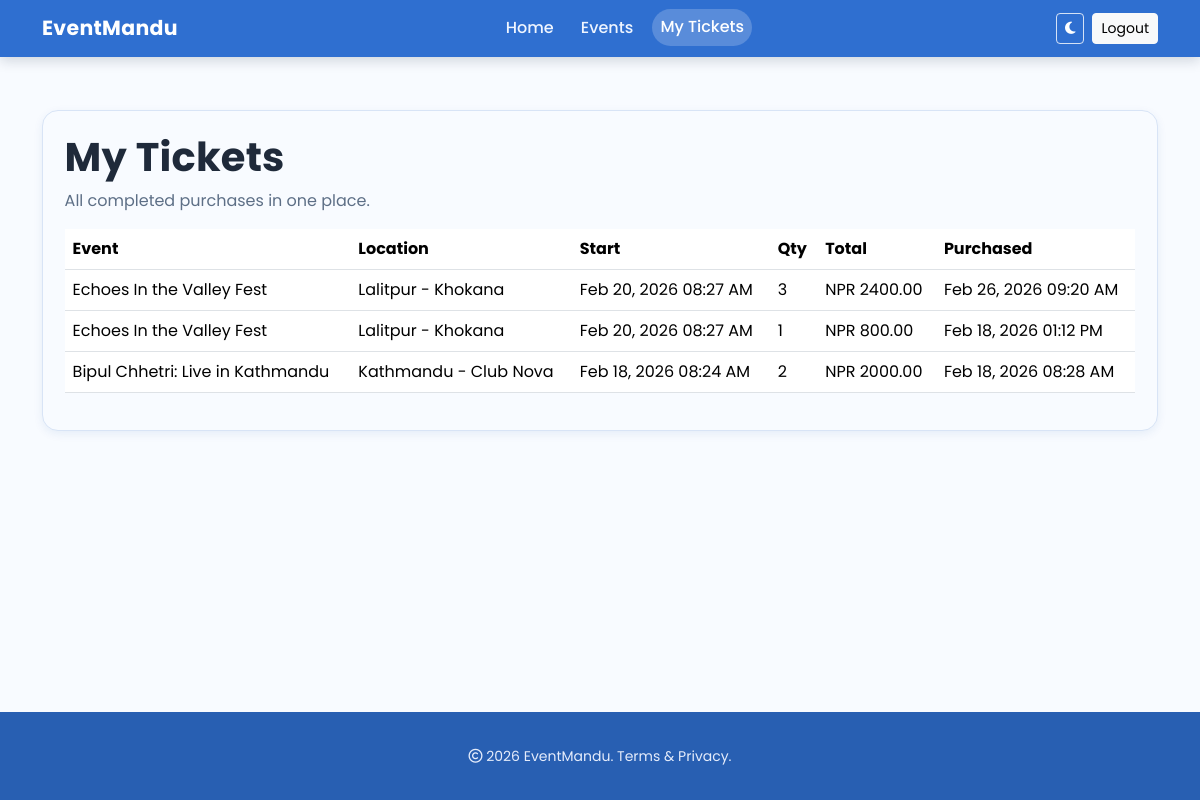
Screenshot of /tickets/ (signed in) with the database file from the repository.
### events/models.py (models this page shows, shortened)
class TicketPurchase(models.Model):
    STATUS_INITIATED = "initiated"
    STATUS_COMPLETED = "completed"
    STATUS_CANCELED = "canceled"
    STATUS_FAILED = "failed"
    STATUS_CHOICES = [
        (STATUS_INITIATED, "Initiated"),
        (STATUS_COMPLETED, "Completed"),
        (STATUS_CANCELED, "Canceled"),
        (STATUS_FAILED, "Failed"),
    ]
    user = models.ForeignKey("auth.User", on_delete=models.CASCADE, related_name="ticket_purchases")
    event = models.ForeignKey(Event, on_delete=models.CASCADE, related_name="ticket_purchases")
    quantity = models.PositiveIntegerField()
    total_amount = models.DecimalField(max_digits=10, decimal_places=2)
    status = models.CharField(max_length=20, choices=STATUS_CHOICES, default=STATUS_INITIATED)
    khalti_pidx = models.CharField(max_length=120, blank=True, null=True, db_index=True)
    khalti_txn_id = models.CharField(max_length=120, blank=True, null=True)
    purchase_order_id = models.CharField(max_length=120, unique=True)
    created_at = models.DateTimeField(auto_now_add=True)

class Event(models.Model):
    APPROVAL_PENDING = "pending"
    APPROVAL_APPROVED = "approved"
    APPROVAL_REJECTED = "rejected"
    APPROVAL_CHOICES = [
        (APPROVAL_PENDING, "Pending"),
        (APPROVAL_APPROVED, "Approved"),
        (APPROVAL_REJECTED, "Rejected"),
    ]
    title = models.CharField(max_length=200)
    description = models.TextField()
    organizer = models.ForeignKey(
        settings.AUTH_USER_MODEL,
        on_delete=models.SET_NULL,
        null=True,
        blank=True,
        related_name="organized_events",
    )
    venue = models.ForeignKey(Venue, on_delete=models.CASCADE)
    category = models.ForeignKey(Category, on_delete=models.CASCADE, null=True)
    start_date = models.DateTimeField()
    end_date = models.DateTimeField()
    price = models.DecimalField(max_digits=8, decimal_places=2)
    popularity = models.IntegerField(
        default=1,
        validators=[MinValueValidator(1), MaxValueValidator(5)],
    )  # 1-5 scale
    is_active = models.BooleanField(default=True)
    approval_status = models.CharField(
        max_length=20,
        choices=APPROVAL_CHOICES,
        default=APPROVAL_PENDING,
        db_index=True,
    )
    approved_by = models.ForeignKey(
        settings.AUTH_USER_MODEL,
        on_delete=models.SET_NULL,
        null=True,
        blank=True,
        related_name="approved_events",
    )
    approved_at = models.DateTimeField(null=True, blank=True)
    class Meta:
        constraints = [
            models.CheckConstraint(
                condition=models.Q(popularity__gte=1, popularity__lte=5),
                name="event_popularity_1_5",
            )
        ]

class Venue(models.Model):
    name = models.CharField(max_length=200)
    address = models.TextField()
    capacity = models.IntegerField()
    latitude = models.FloatField()
    longitude = models.FloatField()
    city = models.CharField(max_length=100)

### events/views.py (the view)
# urls.py: path('tickets/', views.tickets_view, name='tickets'),
@login_required
def tickets_view(request):
    tickets = (
        TicketPurchase.objects.filter(user=request.user, status=TicketPurchase.STATUS_COMPLETED)
        .select_related("event", "event__venue")
        .order_by("-created_at")
    )
    return render(request, "tickets.html", {"tickets": tickets})

### events/context_processors.py (called while the page is built)
def user_role(request):
    role = None
    if request.user.is_authenticated:
        role = get_user_role(request.user)
    return {"user_role": role}

### events/roles.py (called while the page is built)
def get_user_role(user):
    if not user.is_authenticated:
        return None
    if user.is_superuser:
        return UserRole.ROLE_ADMIN
    role_profile, _ = UserRole.objects.get_or_create(user=user)
    return role_profile.role

### templates/tickets.html (shortened to what this page needs)
{% load static %}
<!doctype html>
<html lang="en" data-bs-theme="light">
<head>
  <link href="https://cdn.jsdelivr.net/npm/bootstrap@5.3.2/dist/css/bootstrap.min.css" rel="stylesheet">
  <link rel="stylesheet" href="https://cdnjs.cloudflare.com/ajax/libs/font-awesome/6.5.2/css/all.min.css">
  <link rel="stylesheet" href="{% static 'css/style.css' %}?v=20260228a">
</head>
<body class="d-flex flex-column min-vh-100">
<nav class="navbar navbar-expand-lg fixed-top brand-nav navbar-dark">
  <div class="container">
    <a class="navbar-brand brand-name" href="{% url 'home' %}">EventMandu</a>
    <div class="collapse navbar-collapse" id="navbarNav">
      <ul class="navbar-nav mx-auto text-center">
        <li class="nav-item"><a class="nav-link" href="{% url 'home' %}">Home</a></li>
        <li class="nav-item"><a class="nav-link" href="{% url 'events' %}">Events</a></li>
        <li class="nav-item"><a class="nav-link {% if request.resolver_match.url_name == 'tickets' %}active{% endif %}" href="{% url 'tickets' %}">My Tickets</a></li>
      </ul>
      <div class="d-flex align-items-center gap-2 justify-content-center">
        <button class="btn btn-sm theme-toggle" id="themeToggle" type="button" aria-label="Toggle theme">
          <i class="fa-solid fa-moon"></i>
        </button>
        <a class="btn btn-sm btn-light" href="{% url 'logout' %}">Logout</a>
      </div>
    </div>
  </div>
</nav>
<main class="section-space pt-4 flex-grow-1">
  <div class="container">
    <section class="tickets-card">
      <h1 class="section-title mb-2">My Tickets</h1>
      <p class="section-subtitle mb-3">All completed purchases in one place.</p>
      {% if tickets %}
      <div class="table-responsive">
        <table class="table align-middle">
          <thead>
            <tr>
              <th>Event</th>
              <th>Location</th>
              <th>Start</th>
              <th>Qty</th>
              <th>Total</th>
              <th>Purchased</th>
            </tr>
          </thead>
          <tbody>
            {% for ticket in tickets %}
            <tr>
              <td>{{ ticket.event.title }}</td>
              <td>{{ ticket.event.venue.city }} - {{ ticket.event.venue.name }}</td>
              <td>{{ ticket.event.start_date|date:"M d, Y h:i A" }}</td>
              <td>{{ ticket.quantity }}</td>
              <td>NPR {{ ticket.total_amount }}</td>
              <td>{{ ticket.created_at|date:"M d, Y h:i A" }}</td>
            </tr>
            {% endfor %}
          </tbody>
        </table>
      </div>
      {% else %}
      <div class="alert alert-info mb-0">You have not purchased any tickets yet.</div>
      {% endif %}
    </section>
  </div>
</main>
<footer class="site-footer">
  <div class="container text-center"><small><i class="fa-regular fa-copyright"></i> 2026 EventMandu. Terms & Privacy.</small></div>
</footer>
</body>
</html>

### static/css/style.css (style rules this page uses)
:root { --primary: #2f6fd0; --accent: #ff7a59; --bg: #f8fbff; --bg-soft: #eef4ff; --text: #1f2a3a; --muted: #5d6f86; --slate: #32465e; --line: #d8e4f6; --radius: 16px; --radius-sm: 12px; --shadow: 0 18px 42px rgba(13, 71, 161, 0.12); --shadow-card: 0 3px 10px rgba(13, 71, 161, 0.08); --shadow-card-hover: 0 3px 10px rgba(13, 71, 161, 0.1); --nav-offset: 110px; --nav-offset-mobile: 96px; }
* { box-sizing: border-box; }
html, body { min-height: 100%; }
body { margin: 0; padding-top: 0; background: var(--bg); color: var(--text); font-family: "Poppins", "Montserrat", sans-serif; display: flex; flex-direction: column; min-height: 100vh; }
a { color: inherit; text-decoration: none; }
.section-space { padding: 5.5rem 0; }
main { flex: 1 0 auto; padding-top: var(--nav-offset) !important; }
main.pt-4 { padding-top: var(--nav-offset) !important; }
.section-title { font-weight: 700; letter-spacing: 0.2px; }
.section-subtitle { color: var(--muted); }
.brand-nav { background: var(--primary); box-shadow: 0 4px 12px rgba(10, 25, 48, 0.16); }
.brand-name { font-weight: 700; font-size: 1.28rem; letter-spacing: 0.3px; }
.brand-nav .nav-link { color: #eff5ff; font-weight: 500; margin: 0 0.35rem; border-radius: 999px; padding: 0.4rem 0.85rem; transition: background-color 0.25s ease, transform 0.25s ease; }
.brand-nav .nav-link:hover, .brand-nav .nav-link.active { color: #ffffff; background-color: rgba(255, 255, 255, 0.2); transform: translateY(-1px); }
.theme-toggle { border: 1px solid rgba(255, 255, 255, 0.8); color: #ffffff; }
.feature-card, .event-card, .soft-card, .auth-card, .tickets-card { background: var(--bg); border: 1px solid var(--line); border-radius: var(--radius); box-shadow: var(--shadow-card); }
.auth-card, .tickets-card, .soft-card { padding: 1.35rem; }
footer.site-footer { margin-top: auto; padding: 2rem 0; background: #285fb2; color: #e5ecfb; }

### rows the page displays
TicketPurchase: event "Echoes In the Valley Fest", event.venue.city "Lalitpur", event.venue.name "Khokana", event.start_date "Feb 20, 2026 08:27 AM", quantity "3", total_amount "2400.00", created_at "Feb 26, 2026 09:20 AM"
TicketPurchase: event "Echoes In the Valley Fest", event.venue.city "Lalitpur", event.venue.name "Khokana", event.start_date "Feb 20, 2026 08:27 AM", quantity "1", total_amount "800.00", created_at "Feb 18, 2026 01:12 PM"
TicketPurchase: event "Bipul Chhetri: Live in Kathmandu", event.venue.city "Kathmandu", event.venue.name "Club Nova", event.start_date "Feb 18, 2026 08:24 AM", quantity "2", total_amount "2000.00", created_at "Feb 18, 2026 08:28 AM"
